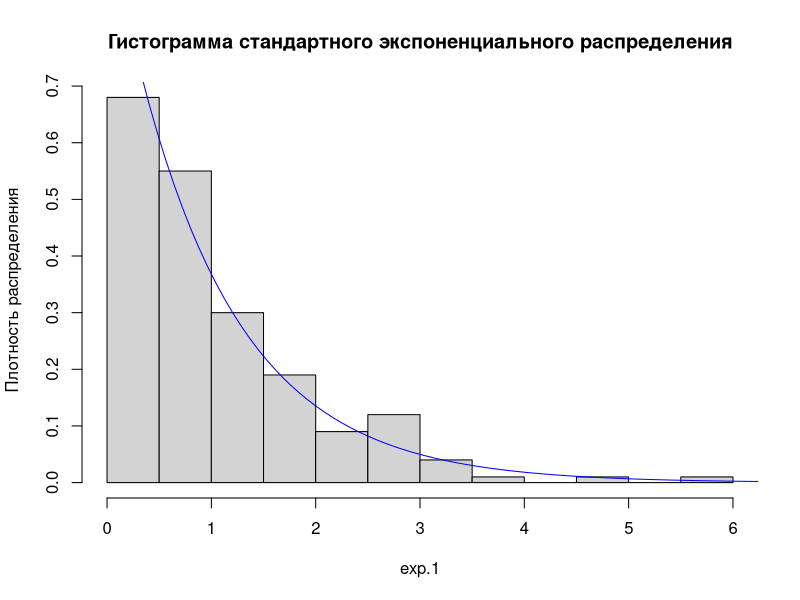
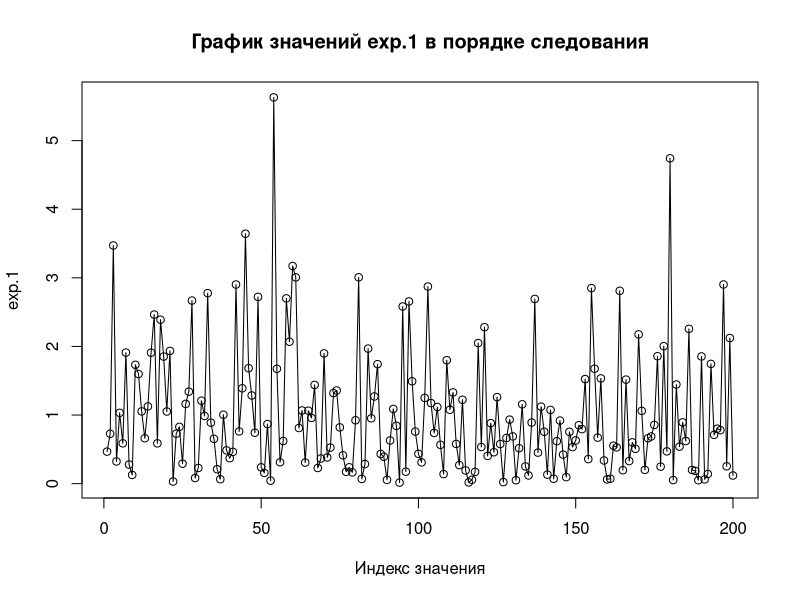
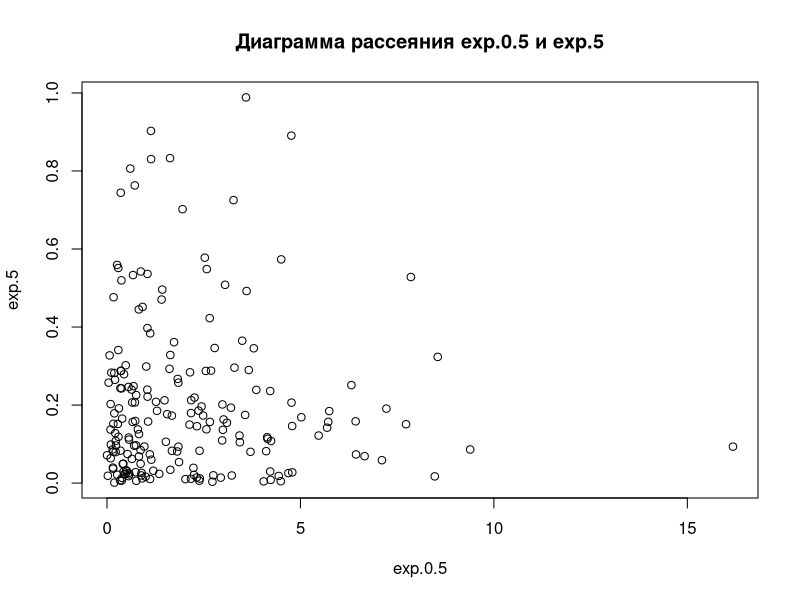
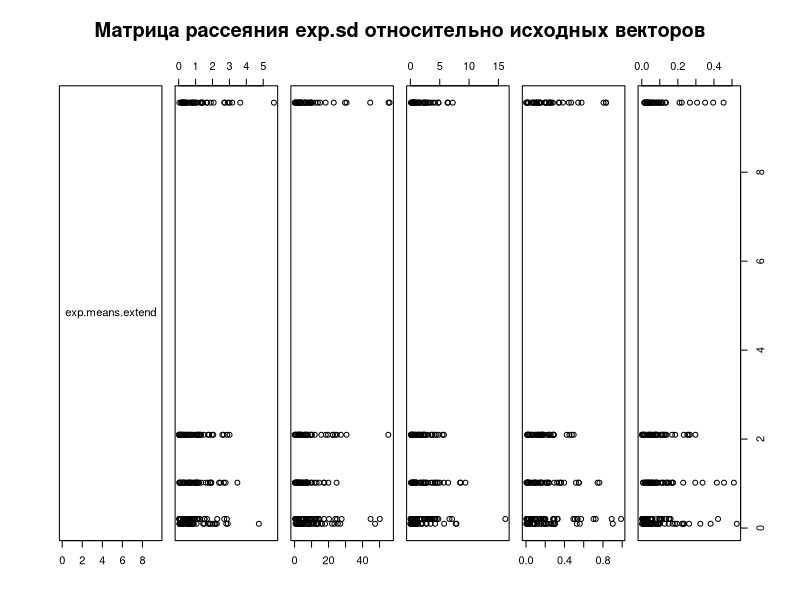
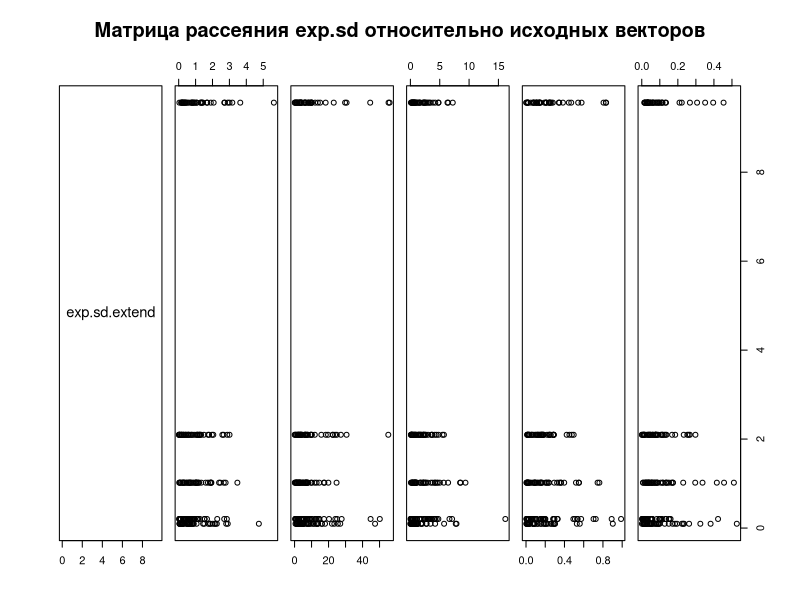
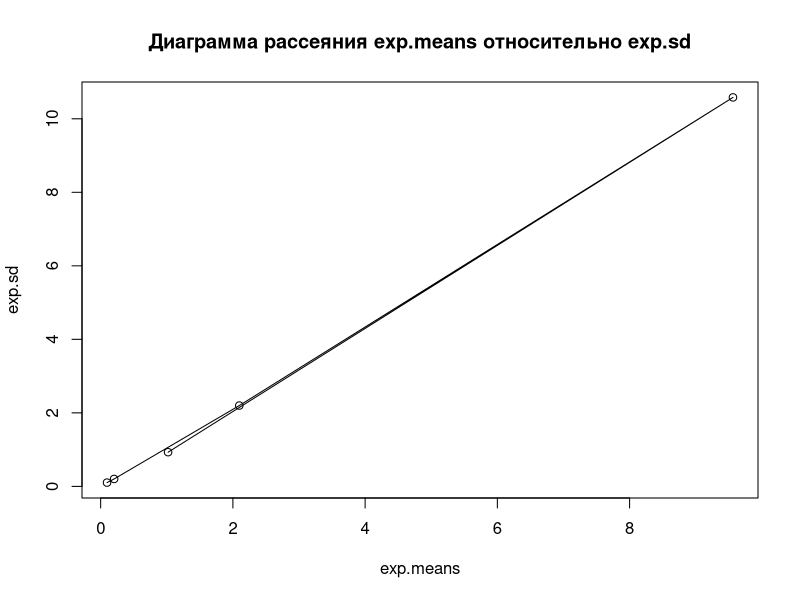
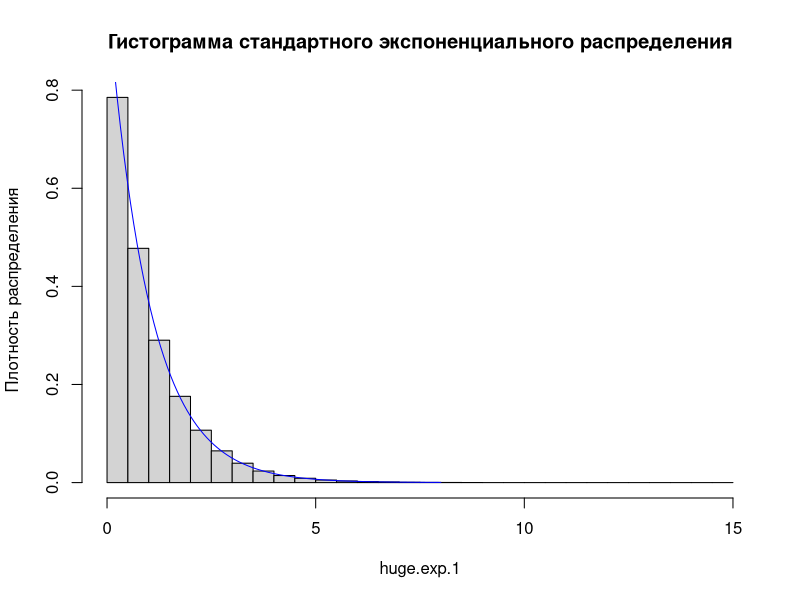
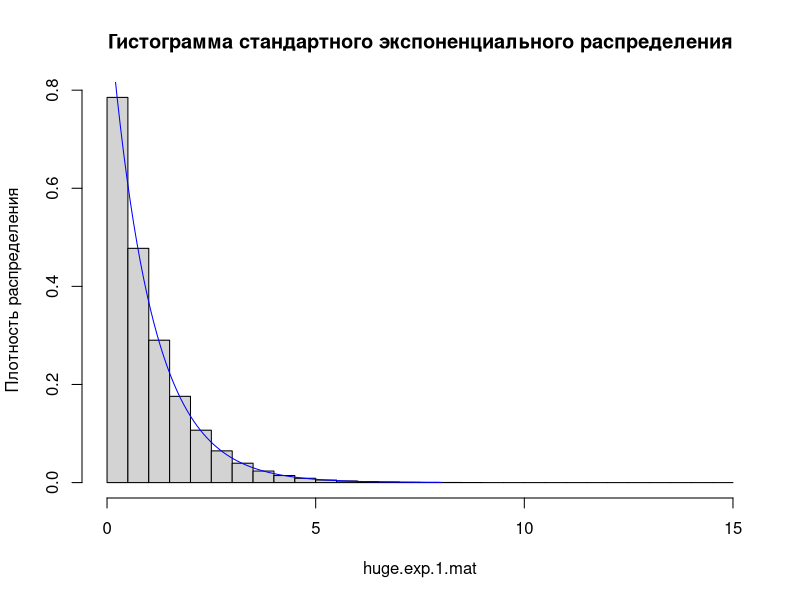

Write R code to recreate these figures, in order.
## ---- chunk 1
exp.1 <- rexp(200)
mean.1 <- mean(exp.1)
sd.1 <- sd(exp.1)
## ---- chunk 2
exp.0.1 <- rexp(200,0.1)
mean.0.1 <- mean(exp.0.1)
sd.0.1 <- sd(exp.0.1)

exp.0.5 <- rexp(200,0.5)
mean.0.5 <- mean(exp.0.5)
sd.0.5 <- sd(exp.0.5)

exp.5 <- rexp(200,5)
mean.5 <- mean(exp.5)
sd.5 <- sd(exp.5)

exp.10 <- rexp(200,10)
mean.10 <- mean(exp.10)
sd.10 <- sd(exp.10)
## ---- chunk 3
hist(exp.1, prob = TRUE, main = "Гистограмма стандартного экспоненциального распределения", ylab="Плотность распределения")
curve(dexp(x), from = 0, to = 8, add = TRUE, col = "blue")
## ---- chunk 4
plot(exp.1, xlab="Индекс значения", main="График значений exp.1 в порядке следования")
lines(exp.1)
## ---- chunk 5
plot(exp.0.5,exp.5,main="Диаграмма рассеяния exp.0.5 и exp.5")
## ---- chunk 6
exp.means <- c(mean.1,mean.0.1,mean.0.5,mean.5,mean.10)
## ---- chunk 7
#Для уравнения размерностей векторов создадим новый вектор, в котором каждый элемент exp.means повторяется 40 раз (всего - 200 элементов)
exp.means.extend <- rep(exp.means,each=40);
pairs(~exp.means.extend+exp.1+exp.0.1+exp.0.5+exp.5+exp.10,main="Матрица рассеяния exp.sd относительно исходных векторов",horInd=1)
## ---- chunk 8
exp.sd <- c(sd.1,sd.0.1,sd.0.5,sd.5,sd.10)
#Для уравнения размерностей векторов создадим новый вектор, в котором каждый элемент exp.sd повторяется 40 раз (всего - 200 элементов)
exp.sd.extend <- rep(exp.means,each=40);
pairs(~exp.sd.extend+exp.1+exp.0.1+exp.0.5+exp.5+exp.10,main="Матрица рассеяния exp.sd относительно исходных векторов",horInd=1)
## ---- chunk 9
plot(exp.means,exp.sd,main="Диаграмма рассеяния exp.means относительно exp.sd")
lines(exp.means,exp.sd)
## ---- chunk 10
huge.exp.1 <- rexp(1100000)
mean.huge.1 <- mean(huge.exp.1)
sd.huge.1 <- sd(huge.exp.1)
## ---- chunk 11
hist(huge.exp.1, prob = TRUE, main = "Гистограмма стандартного экспоненциального распределения", ylab="Плотность распределения")
curve(dexp(x), from = 0, to = 8, add = TRUE, col = "blue")
## ---- chunk 12
mean.great.1 <- mean(huge.exp.1>1)

#Проверка
check.great.1 <- huge.exp.1>1
mean.check <- mean(check.great.1)
mean.great.1==mean.check
## ---- chunk 13
huge.exp.1.mat<-matrix(huge.exp.1,nrow=1100,ncol=1000)
hist(huge.exp.1.mat, prob = TRUE, main = "Гистограмма стандартного экспоненциального распределения", ylab="Плотность распределения")
curve(dexp(x), from = 0, to = 8, add = TRUE, col = "blue")
## ---- chunk 14
mean.huge.mat.1.137 <- colMeans(huge.exp.1.mat)[137]
## ---- chunk 15
colMeans.huge.mat.1 <- colMeans(huge.exp.1.mat)

#Столбчатая диаграмма
barplot(colMeans.huge.mat.1)

#Гистограмма
hist(colMeans.huge.mat.1, prob = TRUE, main = "Гистограмма средних значений колонок", ylab="Плотность распределения")

#Проверка для гистограммы: отображение нормального распределения
mean.norm <- mean(colMeans.huge.mat.1)
sd.norm <- sd(colMeans.huge.mat.1)
curve(dnorm(x,mean=mean.norm,sd=sd.norm), from = 0.8, to = 1.20, col = "blue",add=TRUE)
## ---- chunk 16
huge.exp.1.square <- huge.exp.1^2
mean.huge.square.1 <- mean(huge.exp.1.square)

#Сравнение результатов с huge.exp.1
sd.huge.square.1 <- sd(huge.exp.1.square)
mean.ratio <- mean.huge.square.1/mean.huge.1
sd.ratio <- sd.huge.square.1/sd.huge.1
